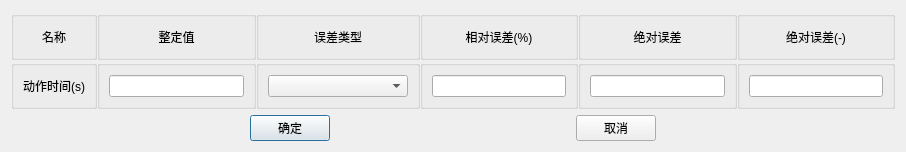
<?xml version="1.0" encoding="UTF-8"?>
<ui version="4.0">
 <class>DiffCBOpResultEstimateDlg</class>
 <widget class="QDialog" name="DiffCBOpResultEstimateDlg">
  <property name="geometry">
   <rect>
    <x>0</x>
    <y>0</y>
    <width>906</width>
    <height>152</height>
   </rect>
  </property>
  <property name="windowTitle">
   <string>Dialog</string>
  </property>
  <layout class="QVBoxLayout" name="verticalLayout_13">
   <item>
    <layout class="QGridLayout" name="gridLayout">
       <property name="spacing">
        <number>0</number>
       </property>
       <item row="0" column="0">
        <widget class="QGroupBox" name="groupBox">
         <property name="title">
          <string/>
         </property>
       <layout class="QVBoxLayout" name="verticalLayout_7">
          <item>
           <widget class="QLabel" name="m_labName">
            <property name="minimumSize">
             <size>
              <width>0</width>
              <height>0</height>
             </size>
            </property>
            <property name="maximumSize">
             <size>
              <width>16777215</width>
              <height>30</height>
             </size>
            </property>
            <property name="text">
             <string>名称</string>
            </property>
            <property name="alignment">
             <set>Qt::AlignCenter</set>
            </property>
           </widget>
          </item>
         </layout>
        </widget>
       </item>
       <item row="0" column="1">
      <widget class="QGroupBox" name="groupBox_10">
         <property name="title">
          <string/>
         </property>
       <layout class="QVBoxLayout" name="verticalLayout">
        <item>
         <widget class="QLabel" name="m_labSetting">
          <property name="maximumSize">
           <size>
            <width>16777215</width>
            <height>30</height>
           </size>
          </property>
          <property name="text">
           <string>整定值</string>
          </property>
          <property name="alignment">
           <set>Qt::AlignCenter</set>
          </property>
         </widget>
        </item>
       </layout>
      </widget>
     </item>
     <item row="0" column="2">
      <widget class="QGroupBox" name="groupBox_2">
       <property name="title">
        <string/>
          </property>
       <layout class="QVBoxLayout" name="verticalLayout_10">
          <item>
           <widget class="QLabel" name="m_labType">
            <property name="maximumSize">
             <size>
              <width>16777215</width>
              <height>30</height>
             </size>
            </property>
            <property name="text">
             <string>误差类型</string>
            </property>
            <property name="alignment">
             <set>Qt::AlignCenter</set>
            </property>
           </widget>
          </item>
         </layout>
        </widget>
       </item>
     <item row="0" column="3">
        <widget class="QGroupBox" name="groupBox_3">
         <property name="title">
          <string/>
         </property>
       <layout class="QVBoxLayout" name="verticalLayout_12">
          <item>
           <widget class="QLabel" name="m_labRel">
            <property name="maximumSize">
             <size>
              <width>16777215</width>
              <height>30</height>
             </size>
            </property>
            <property name="text">
             <string>相对误差(%)</string>
            </property>
            <property name="alignment">
             <set>Qt::AlignCenter</set>
            </property>
           </widget>
          </item>
         </layout>
        </widget>
       </item>
     <item row="0" column="4">
        <widget class="QGroupBox" name="groupBox_4">
         <property name="title">
          <string/>
         </property>
       <layout class="QVBoxLayout" name="verticalLayout_3">
        <item>
         <widget class="QLabel" name="m_labAbs">
          <property name="text">
           <string>绝对误差</string>
          </property>
          <property name="alignment">
           <set>Qt::AlignCenter</set>
          </property>
         </widget>
        </item>
       </layout>
      </widget>
     </item>
     <item row="0" column="5">
      <widget class="QGroupBox" name="groupBox_11">
       <property name="title">
        <string/>
          </property>
       <layout class="QVBoxLayout" name="verticalLayout_5">
          <item>
         <widget class="QLabel" name="m_labAbs_2">
            <property name="text">
           <string>绝对误差(-)</string>
            </property>
            <property name="alignment">
             <set>Qt::AlignCenter</set>
            </property>
           </widget>
          </item>
         </layout>
        </widget>
       </item>
       <item row="1" column="0">
        <widget class="QGroupBox" name="groupBox_5">
         <property name="title">
          <string/>
         </property>
         <property name="alignment">
          <set>Qt::AlignCenter</set>
         </property>
       <layout class="QVBoxLayout" name="verticalLayout_8">
          <item>
           <widget class="QLabel" name="m_labActionTime">
            <property name="text">
             <string>动作时间(s)</string>
            </property>
            <property name="alignment">
             <set>Qt::AlignCenter</set>
            </property>
           </widget>
          </item>
         </layout>
        </widget>
       </item>
       <item row="1" column="1">
      <widget class="QGroupBox" name="groupBox_9">
       <property name="title">
        <string/>
       </property>
       <property name="alignment">
        <set>Qt::AlignCenter</set>
       </property>
       <layout class="QVBoxLayout" name="verticalLayout_2">
        <item>
         <widget class="QSettingLineEdit" name="m_EditSetting">
          <property name="enabled">
           <bool>true</bool>
          </property>
          <property name="text">
           <string/>
          </property>
          <property name="alignment">
           <set>Qt::AlignCenter</set>
          </property>
         </widget>
        </item>
       </layout>
      </widget>
     </item>
     <item row="1" column="2">
        <widget class="QGroupBox" name="groupBox_7">
         <property name="title">
          <string/>
         </property>
         <property name="alignment">
          <set>Qt::AlignCenter</set>
         </property>
       <layout class="QVBoxLayout" name="verticalLayout_9">
          <item>
           <widget class="QComboBox" name="m_cmbFluatType">
            <property name="enabled">
             <bool>true</bool>
            </property>
            <property name="minimumSize">
             <size>
              <width>140</width>
              <height>0</height>
             </size>
            </property>
            <property name="editable">
             <bool>false</bool>
            </property>
           </widget>
          </item>
         </layout>
        </widget>
       </item>
     <item row="1" column="3">
        <widget class="QGroupBox" name="groupBox_8">
         <property name="title">
          <string/>
         </property>
         <property name="alignment">
          <set>Qt::AlignCenter</set>
         </property>
       <layout class="QVBoxLayout" name="verticalLayout_11">
          <item>
         <widget class="QSettingLineEdit" name="m_txtRel3">
            <property name="enabled">
             <bool>true</bool>
            </property>
            <property name="text">
             <string/>
            </property>
            <property name="alignment">
             <set>Qt::AlignCenter</set>
            </property>
           </widget>
          </item>
         </layout>
        </widget>
       </item>
     <item row="1" column="4">
        <widget class="QGroupBox" name="groupBox_6">
         <property name="title">
          <string/>
         </property>
         <property name="alignment">
          <set>Qt::AlignCenter</set>
         </property>
       <layout class="QVBoxLayout" name="verticalLayout_4">
        <item>
         <widget class="QSettingLineEdit" name="m_txtPlus_3">
            <property name="text">
             <string/>
            </property>
            <property name="alignment">
             <set>Qt::AlignCenter</set>
            </property>
           </widget>
          </item>
       </layout>
           </widget>
          </item>
     <item row="1" column="5">
      <widget class="QGroupBox" name="groupBox_12">
       <property name="title">
        <string/>
       </property>
       <property name="alignment">
        <set>Qt::AlignCenter</set>
       </property>
       <layout class="QVBoxLayout" name="verticalLayout_6">
        <item>
         <widget class="QSettingLineEdit" name="m_txtMinus_3">
            <property name="text">
             <string/>
            </property>
            <property name="alignment">
             <set>Qt::AlignCenter</set>
            </property>
           </widget>
          </item>
         </layout>
        </widget>
       </item>
      </layout>
     </item>
     <item>
    <layout class="QHBoxLayout" name="horizontalLayout">
       <item>
        <spacer name="horizontalSpacer">
         <property name="orientation">
          <enum>Qt::Horizontal</enum>
         </property>
         <property name="sizeHint" stdset="0">
          <size>
           <width>40</width>
           <height>20</height>
          </size>
         </property>
        </spacer>
       </item>
       <item>
        <widget class="QPushButton" name="m_btnOK">
         <property name="text">
          <string>确定</string>
         </property>
        </widget>
       </item>
       <item>
        <spacer name="horizontalSpacer_2">
         <property name="orientation">
          <enum>Qt::Horizontal</enum>
         </property>
         <property name="sizeHint" stdset="0">
          <size>
           <width>40</width>
           <height>20</height>
          </size>
         </property>
        </spacer>
       </item>
       <item>
        <widget class="QPushButton" name="m_btnCancel">
         <property name="text">
          <string>取消</string>
         </property>
        </widget>
       </item>
       <item>
        <spacer name="horizontalSpacer_3">
         <property name="orientation">
          <enum>Qt::Horizontal</enum>
         </property>
         <property name="sizeHint" stdset="0">
          <size>
           <width>40</width>
           <height>20</height>
          </size>
         </property>
        </spacer>
       </item>
      </layout>
     </item>
    </layout>
  <zorder></zorder>
 </widget>
 <customwidgets>
  <customwidget>
   <class>QSettingLineEdit</class>
   <extends>QLineEdit</extends>
   <header>../../UI/Controls/SettingCtrls/qsettinglineedit.h</header>
  </customwidget>
 </customwidgets>
 <resources/>
 <connections/>
</ui>
